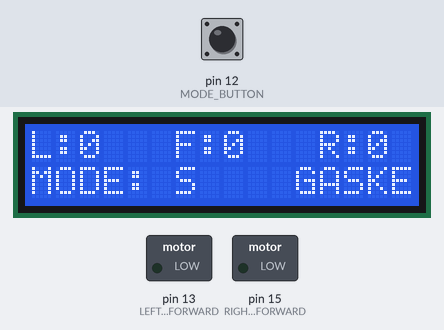
Recording of a sketch running on a simulated Arduino Uno, built with avr-gcc and run on an emulated ATmega328P. Parts: 16×2 character LCD, switched loads named in the sketch (green lamp = pin HIGH). The test bench sets the inputs (shaded band); at power-on: pin 12 (MODE_BUTTON) LOW. What the sketch prints to the serial monitor is not drawn.

Above: at 3.6 s.
3.7 s: pin 12 (MODE_BUTTON) pulled HIGH for 3 s
At 10.3 s:
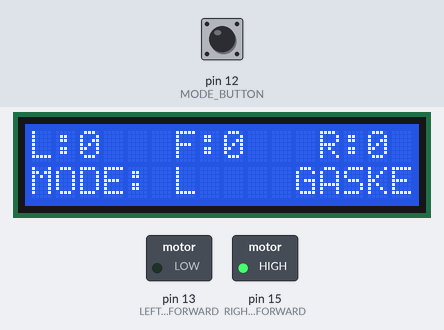
11.0 s: pin 12 (MODE_BUTTON) pulled HIGH for 3 s
At 16.5 s:
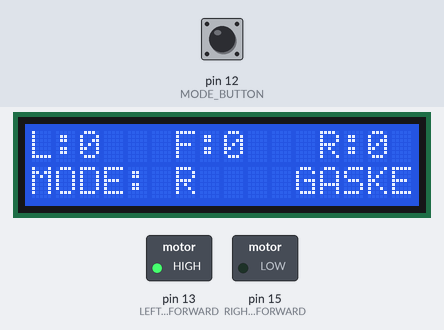
17.5 s: pin 12 (MODE_BUTTON) pulled HIGH for 3 s
At 23.4 s:
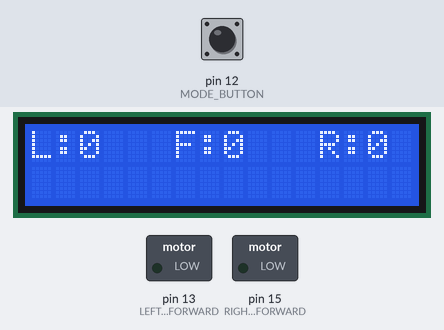
Timing chart, 0 to 24.9 s (numbered marks = the images above; inputs shaded):
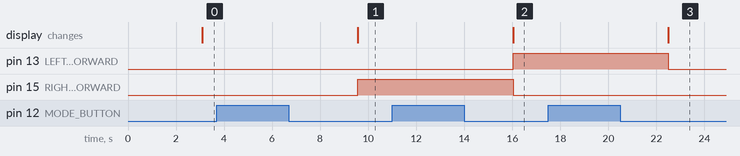

Measured:
- after the input at 3.7 s, pin 15 (RIGHT_MOTOR_FORWARD): LOW → HIGH after 5.9 s; the display: changes after 5.9 s (image 1)
- after the input at 11.0 s, pin 13 (LEFT_MOTOR_FORWARD): LOW → HIGH after 5.0 s; pin 15 (RIGHT_MOTOR_FORWARD): HIGH → LOW after 5.0 s; the display: changes after 5.0 s (image 2)
- after the input at 17.5 s, pin 13 (LEFT_MOTOR_FORWARD): HIGH → LOW after 5.0 s; the display: changes after 5.0 s (image 3)

The sketch:

WALL_FOLLOWER_R-L.ino
```cpp
//This Project is using ESP8266, so many pin might not the same with the microcontroller you currently use

#include <Wire.h>
#include <LiquidCrystal_I2C.h>

// Define pins for ultrasonic sensor
#define FTRIG  0 // D3
#define FECHO  16 // D0

#define LTRIG 14 // D5
#define LECHO 2 // D4

#define RTRIG 1 // TX
#define RECHO 3 // RX

// Define pins for motor control
#define LEFT_MOTOR_FORWARD 13 // D7
#define RIGHT_MOTOR_FORWARD 15 // D8

// define pins for Button
#define MODE_BUTTON 12 //D6

int count = 0;
int L_Dist, F_Dist, R_Dist;
float distance;
double outPID;

//PID
int sp = 10; //setpoint, jarak dengan dinding
double error, sumError, lastError;
double deltaError;
double basePWM = 255;
double Kp = 6.5;
double Ki = 0.5;
double Kd = 0.6;
double Ts = 1;
double P;
double I;
double D;
double R_Motor;
double L_Motor;

//Batas Kecepatan
double MAX_SPEED = 230;
double MIN_SPEED = 120;

// Initialize the LCD library with the I2C address and the LCD size
LiquidCrystal_I2C lcd(0x27, 16, 2); // Adjust the address 0x27 to match your I2C LCD module

/*~~~~~~~~~~~SENSOR READ~~~~~~~~~~~~~~*/
float sensorRead(int echo_pin, int trig_pin){
  digitalWrite(trig_pin, HIGH);
  delayMicroseconds(10);
  digitalWrite(trig_pin, LOW);

  long echotime= pulseIn(echo_pin, HIGH);
  distance = 0.0001*((float)echotime*340.0)/2.0;
  //Serial.print(distance);
  //Serial.println(" cm");
  if(distance > 30){
    distance = 30;
    }else {
      distance = distance;
      }


  return distance;
  }
/*~~~~~~~~~END SENSOR READ~~~~~~~~~~~*/

/*~~~~~~~~~~~~~~MOVEMENT CODE~~~~~~~~~~~~~~~~*/
void wallFollowing(int sideDist){
  error = sp - sideDist;
  deltaError = error - lastError;
  sumError += lastError;
  P = Kp * error;
  I = Ki * sumError;
  D = (Kd/Ts) * deltaError;
  lastError = error;
  outPID = P+I+D;
  L_Motor = basePWM - outPID;
  R_Motor = basePWM + outPID;
  /*apakah ini hanya berfungsi untuk leftWall following? jika iya + dan -
  diubah untuk right wall follower, gunakan if count...*/

  if (L_Motor > MAX_SPEED)L_Motor = MAX_SPEED;
  if (L_Motor < MIN_SPEED)L_Motor = MIN_SPEED;
  if (R_Motor > MAX_SPEED)R_Motor = MAX_SPEED;
  if (R_Motor < MIN_SPEED)R_Motor = MIN_SPEED;

  analogWrite(LEFT_MOTOR_FORWARD, L_Motor);
  analogWrite(RIGHT_MOTOR_FORWARD, R_Motor);
}
/*~~~~~~~~END MOVEMENT~~~~~~~~*/

/*~~~~~~~~~~~~~~SETUP ENVIRONEMENT~~~~~~~~~~~~~~~*/
void setup() {
  // Initialize the serial communication
  Serial.begin(9600);

  // Set trigger pin as output and echo pin as input
  pinMode(FTRIG, OUTPUT);
  pinMode(FECHO, INPUT);
  pinMode(LTRIG, OUTPUT);
  pinMode(LECHO, INPUT);
  pinMode(RTRIG, OUTPUT);
  pinMode(RECHO, INPUT);

  // Set motor control pins as output
  pinMode(LEFT_MOTOR_FORWARD, OUTPUT);
  pinMode(RIGHT_MOTOR_FORWARD, OUTPUT);

  //set button mode as input
  pinMode(MODE_BUTTON, INPUT);

  // Initialize the LCD
  lcd.init();
  lcd.backlight();
}
/*~~~~~~~~~~~~~~END SETUP~~~~~~~~~~~~~~~*/

/*~~~~~~~~~~~~~~RUNNING CODE~~~~~~~~~~~~~~~*/
void loop() {
  //reading the button
  int buttonState = digitalRead(MODE_BUTTON);

  Serial.println(buttonState);

  if (buttonState==HIGH){
    count = count+1;
  }

  // Calculate the distance in cm
  L_Dist = sensorRead(LTRIG, LECHO);
  F_Dist = sensorRead(FTRIG, FECHO);
  R_Dist = sensorRead(RTRIG, RECHO);

  // Print the distance to the serial monitor
  Serial.print("F_Dist : ");
  Serial.print(F_Dist);
  Serial.println(" cm");

  Serial.print("R_Dist : ");
  Serial.print(R_Dist);
  Serial.println(" cm");

  Serial.print("L_Dist : ");
  Serial.print(L_Dist);
  Serial.println(" cm");

  // Display the distance on the LCD
  lcd.clear();
  lcd.setCursor(0, 0);  // Set cursor to column 0, row 0
  lcd.print("L");
  lcd.setCursor(1, 0);  // Set cursor to column 1, row 0
  lcd.print(":");
  lcd.setCursor(2, 0);  // Set cursor to column 2, row 0
  lcd.print(L_Dist);

  lcd.setCursor(6, 0);  // Set cursor to column 6, row 0
  lcd.print("F");
  lcd.setCursor(7, 0);  // Set cursor to column 7, row 0
  lcd.print(":");
  lcd.setCursor(8, 0);  // Set cursor to column 8, row 0
  lcd.print(F_Dist);

  lcd.setCursor(12, 0);  // Set cursor to column 12, row 0
  lcd.print("R");
  lcd.setCursor(13, 0);  // Set cursor to column 13, row 0
  lcd.print(":");
  lcd.setCursor(14, 0);  // Set cursor to column 14, row 0
  lcd.print(R_Dist);

  switch(count){
    case 0:
    //STOP
      lcd.setCursor(0,1);
      lcd.print("MODE: ");
      lcd.setCursor(6, 1);
      lcd.print("S");
      lcd.setCursor(11, 1);
      lcd.print("GASKE");

      digitalWrite(LEFT_MOTOR_FORWARD, 0);
      digitalWrite(LEFT_MOTOR_FORWARD, 0);
      break;

    case 1:
      //left wall follower
      lcd.setCursor(0,1);
      lcd.print("MODE: ");
      lcd.setCursor(6, 1);
      lcd.print("L");
      lcd.setCursor(11, 1);
      lcd.print("GASKE");

      if(F_Dist <= 9){
        analogWrite(LEFT_MOTOR_FORWARD, 0);
        analogWrite(RIGHT_MOTOR_FORWARD, 230);
      }else if (L_Dist >= 15){
        analogWrite(LEFT_MOTOR_FORWARD, 150);
        analogWrite(RIGHT_MOTOR_FORWARD, 80);
      }else{
        wallFollowing(L_Dist);
      }
      break;

    case 2:
      // right wall follower
      lcd.setCursor(0,1);
      lcd.print("MODE: ");
      lcd.setCursor(6, 1);
      lcd.print("R");
      lcd.setCursor(11, 1);
      lcd.print("GASKE");

      if(F_Dist <= 9){
        analogWrite(LEFT_MOTOR_FORWARD, 230);
        analogWrite(RIGHT_MOTOR_FORWARD, 0);
      }else if (R_Dist >= 15){
        analogWrite(LEFT_MOTOR_FORWARD, 80);
        analogWrite(RIGHT_MOTOR_FORWARD, 150);
      }else{
        wallFollowing(R_Dist);
      }
      break;

      default:
        analogWrite(LEFT_MOTOR_FORWARD, 0);
        analogWrite(RIGHT_MOTOR_FORWARD, 0);

        if (count>2){
          count = 0;
        }
        break;
  }

  delay(200);
}
```
